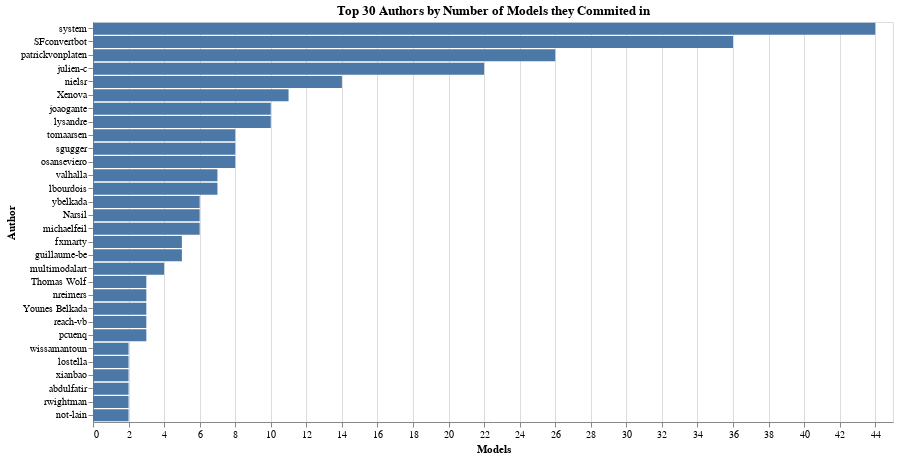

Write notebook code for a chart like this one.
### Code cell
import altair as alt

# Prepare the data: Top 20 authors by the number of rows they appear in
top_authors_by_rows = data['author'].value_counts().head(30).reset_index()
top_authors_by_rows.columns = ['author', 'row_count']

# Create the Altair chart
chart = alt.Chart(top_authors_by_rows).mark_bar().encode(
    x=alt.X('row_count:Q', title='Models'),
    y=alt.Y('author:N', sort='-x', title='Author'),
    tooltip=[
        alt.Tooltip('author:N', title='Author'),
        alt.Tooltip('row_count:Q', title='Models')
    ]
).properties(
    title='Top 30 Authors by Number of Models they Commited in',
    width=800,
    height=400
).interactive()

# Display the chart
chart.show()

### Figure 1 — Vega-Lite specification as saved in the notebook (floating-point values rounded to 4 significant figures)
{"config": {"view": {"continuousWidth": 300, "continuousHeight": 300}}, "data": {"name": "data-38ce8f67310843ea4b502d08a8ed86c5"}, "mark": {"type": "bar"}, "encoding": {"tooltip": [{"field": "author", "title": "Author", "type": "nominal"}, {"field": "row_count", "title": "Models", "type": "quantitative"}], "x": {"field": "row_count", "title": "Models", "type": "quantitative"}, "y": {"field": "author", "sort": "-x", "title": "Author", "type": "nominal"}}, "height": 400, "params": [{"name": "param_13", "select": {"type": "interval", "encodings": ["x", "y"]}, "bind": "scales"}], "title": "Top 30 Authors by Number of Models they Commited in", "width": 800, "$schema": "https://vega.github.io/schema/vega-lite/v5.20.1.json", "datasets": {"data-38ce8f67310843ea4b502d08a8ed86c5": [{"author": "system", "row_count": 44}, {"author": "SFconvertbot", "row_count": 36}, {"author": "patrickvonplaten", "row_count": 26}, {"author": "julien-c", "row_count": 22}, {"author": "nielsr", "row_count": 14}, {"author": "Xenova", "row_count": 11}, {"author": "joaogante", "row_count": 10}, {"author": "lysandre", "row_count": 10}, {"author": "tomaarsen", "row_count": 8}, {"author": "sgugger", "row_count": 8}, {"author": "osanseviero", "row_count": 8}, {"author": "valhalla", "row_count": 7}, {"author": "lbourdois", "row_count": 7}, {"author": "ybelkada", "row_count": 6}, {"author": "Narsil", "row_count": 6}, {"author": "michaelfeil", "row_count": 6}, {"author": "fxmarty", "row_count": 5}, {"author": "guillaume-be", "row_count": 5}, {"author": "multimodalart", "row_count": 4}, {"author": "Thomas Wolf", "row_count": 3}, {"author": "nreimers", "row_count": 3}, {"author": "Younes Belkada", "row_count": 3}, {"author": "reach-vb", "row_count": 3}, {"author": "pcuenq", "row_count": 3}, {"author": "wissamantoun", "row_count": 2}, {"author": "lostella", "row_count": 2}, {"author": "xianbao", "row_count": 2}, {"author": "abdulfatir", "row_count": 2}, {"author": "rwightman", "row_count": 2}, {"author": "not-lain", "row_count": 2}]}}
